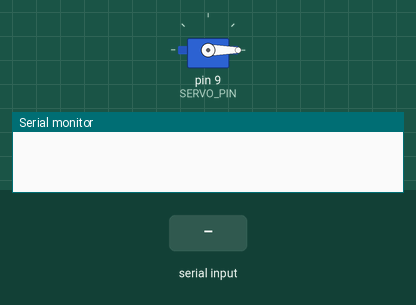
Simulated run of this sketch. Board: Arduino Uno, built with avr-gcc and run on an emulated ATmega328P. Shown: servo, the last lines printed to the serial monitor. The inputs (shaded band) are chosen by the test bench.

Above: at 1.7 s.
1.8 s: "90,45\n" received over Serial
At 2.7 s:
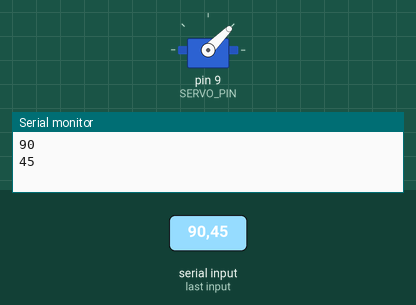
4.5 s: "30,150\n" received over Serial
At 5.4 s:
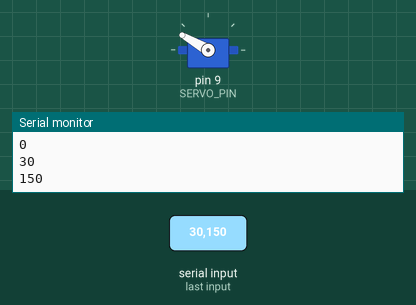
7.2 s: "200\n" received over Serial
At 8.0 s:
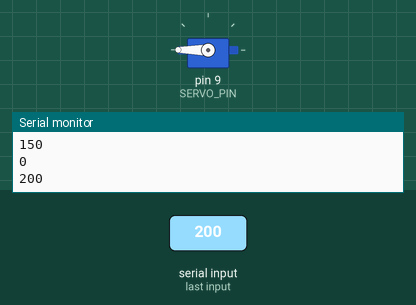
Timing chart, 0 to 10.2 s (numbered marks = the images above; inputs shaded):
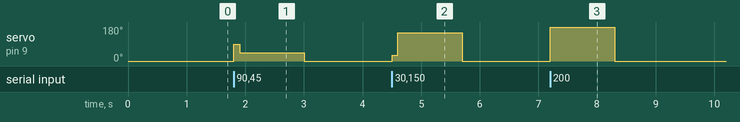

The sketch:

05_servo.ino
```cpp
/**
   서보모터 동작을 확인하는 예제코드
   시리얼 모니터를 통해 원하는 각도 값을 입력해 서보모터를 제어하는 예제
*/

#include <Servo.h>                      // 서보모터 라이브러리 불러오기
#define SERVO_PIN 9                     // 서보모터와 연결된 보드의 핀 정의
Servo servo;                            // 서보모터 객체를 생성

void setup() {
  Serial.begin(9600);                   // 시리얼 통신 시작
  servo.attach(SERVO_PIN);              // 서보모터를 아두이노와 연결
  servo.write(0);
  delay(500);
}
void loop() {
  if (Serial.available()) {             // 시리얼 모니터에 값이 입력되었다면
    int value = Serial.parseInt();      // 해당 값을 value로 지정
    servo.write(value);
    Serial.println(value);
    delay(100);
  }
}
```

Measured:
- after the input at 1.8 s, servo on pin 9 (SERVO_PIN): 0° → 90° at once, → 45° 0.10 s later, → 0° 1.1 s later
- after the input at 4.5 s, servo on pin 9 (SERVO_PIN): 0° → 30° at once, → 150° 0.10 s later, → 0° 1.1 s later
- after the input at 7.2 s, servo on pin 9 (SERVO_PIN): 0° → 180° at once, → 0° 1.1 s later
